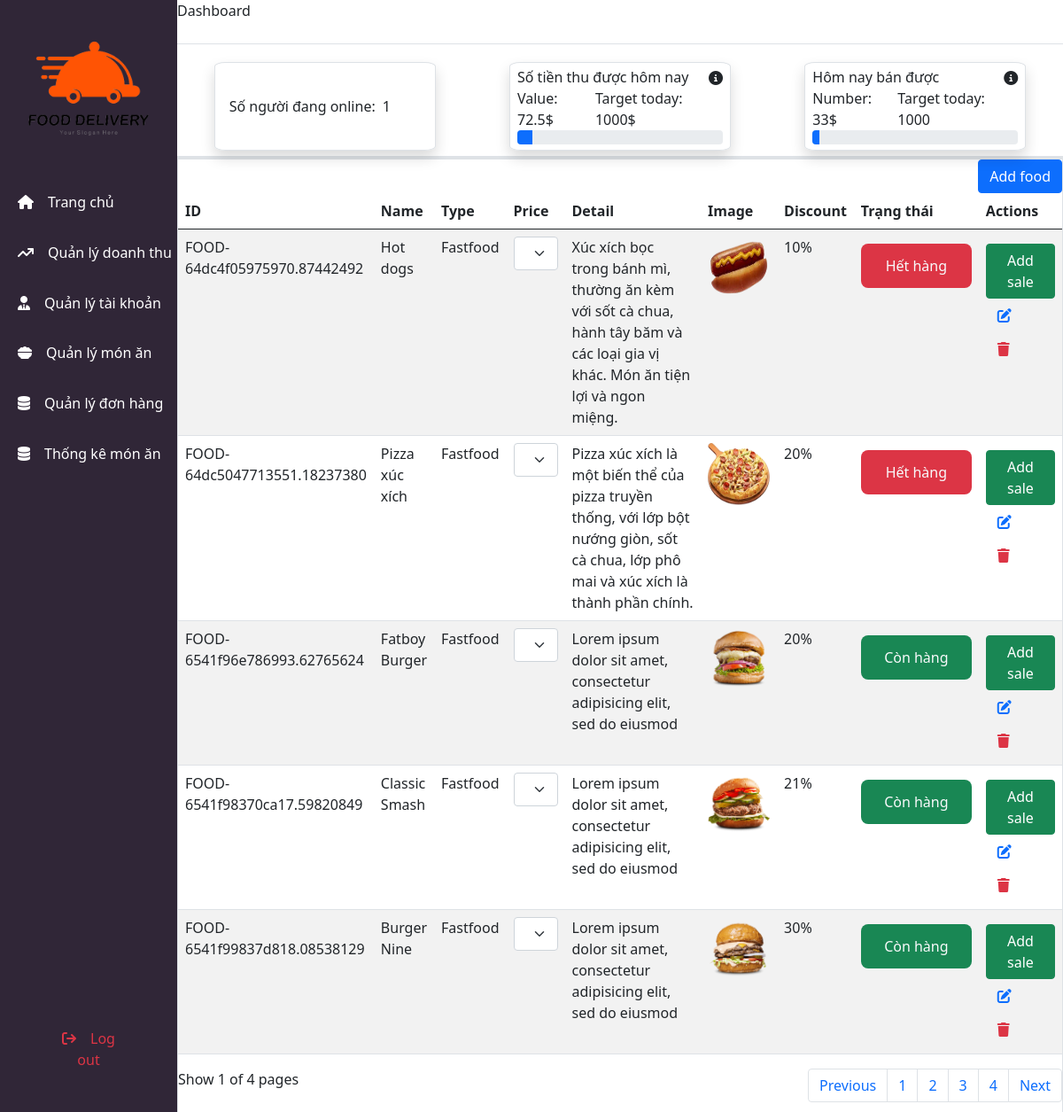
/component_old/foodadmin.php, run on the app's committed database.
### tables this page shows
CREATE TABLE `foods` (
  `id` varchar(300) NOT NULL,
  `name` varchar(50) NOT NULL,
  `type` varchar(20) NOT NULL,
  `price` double NOT NULL,
  `detail` varchar(500) NOT NULL,
  `image` text NOT NULL,
  `flavor` int(5) NOT NULL,
  `price_medium` double NOT NULL,
  `price_large` double NOT NULL,
  `state` tinyint(1) NOT NULL
);

### component_old/foodadmin.php (the view, shortened to what this page needs)
<?php
include('../database.php');
$cmd = "SELECT * FROM foods";
$result1 = $conn->query($cmd);
$totalRow = $result1->num_rows;
$itemPerPage = 5;
if (isset($_GET['page'])) {
    $page = $_GET['page'];
} else {
    $page = 1;
}
$start_from = ($page - 1) * 5;
$total_page = ceil($totalRow / $itemPerPage);
$prev_page = ($page == 1) ? $total_page : $page - 1;
$next_page = ($page == $total_page) ? 1 : $page + 1;
$select = "SELECT foods.*, IFNULL(salefood.discount, 0) AS discount
FROM foods
LEFT JOIN salefood ON salefood.foodid = foods.id
LIMIT $start_from, $itemPerPage
";
$result_food = $conn->query($select);
$day = date('d');
$active_user = "SELECT COUNT(DISTINCT session) AS unique_sessions FROM sessions;";
$result = $conn->query($active_user);
while ($row = $result->fetch_assoc()) {
    $number_active = $row['unique_sessions'];
}
$sales = "select SUM(totalPrice) as totalprice1 from salefigure where DAY(date) = $day";
$result1 = $conn->query($sales);
while ($row = $result1->fetch_assoc()) {
    $salesfigure = $row['totalprice1'];
    $salesfigure_formatted = number_format($salesfigure, 1);
}
$number = "select SUM(numberSold) as number from salefigure where DAY(date) = $day";
$result2 = $conn->query($number);
while ($row = $result2->fetch_assoc()) {
    $number_sold = $row['number'];
}
?>
<!DOCTYPE html>
<html lang="en">
<head>
    <link rel="stylesheet" href="../css/admin.css">
    <link rel="stylesheet" href="https://cdnjs.cloudflare.com/ajax/libs/font-awesome/6.4.2/css/all.min.css">
    <link href="https://cdn.jsdelivr.net/npm/bootstrap@5.0.2/dist/css/bootstrap.min.css" rel="stylesheet">
</head>
<body>
    <div class="container-fluid" style="height: 100vh;">
        <div class="row" style="height: 100%;">
            <div class="col-2 navbar-admin text-white" style="padding: 0; position: sticky; left: 0; top: 0; bottom: 0;">
                <div class="div1">
                    <div style="height: 200px; width: 100%;" class="d-flex justify-content-center">
                        <img style="height: 200px; width: 200px;" src="../public/logo.png" alt="...">
                    </div>
                    <div class="detailnav d-flex flex-column align-items-center" style="height: 340px; width: 100%;">
                        <div class="item home"><i class="fa-solid fa-house pe-3"></i> Trang chủ</div>
                        <div class="item revenue"><i class="fa-solid fa-arrow-trend-up pe-3"></i> Quản lý doanh thu</div>
                        <div class="item account"><i class="fa-solid fa-user-tie pe-3"></i> Quản lý tài khoản</div>
                        <div class="item food"><i class="fa-solid fa-bowl-food pe-3"></i> Quản lý món ăn</div>
                        <div class="item order"><i class="fa-solid fa-database pe-3"></i> Quản lý đơn hàng</div>
                        <div class="item data"><i class="fa-solid fa-database pe-3"></i> Thống kê món ăn</div>
                    </div>
                </div>
                <div class="div2" style="height: calc(100% - 540px); position: relative; width: 100%;">
                    <button class="btn text-danger" style="position: absolute; bottom: 40px; left: 50%; transform: translateX(-50%);"><i class="fa-solid fa-arrow-right-from-bracket me-3 text-danger"></i>Log out</button>
                </div>
            </div>
            <div class="col-10 detailadmin d-flex flex-column" style="padding: 0; position: relative; height:100%">
                <div class="header border-bottom border-3 d-flex flex-column" style="height: 180px; width: 100%; position:sticky; top: 0">
                    <div class="border-bottom border-1" style="height: 50px;">
                        Dashboard
                    </div>
                    <div class="divdashboard d-flex justify-content-around ">
                        <div class="divactiveuser divdash  border border-1 shadow" style="border-radius: 5%;">
                            <div class="d-flex align-content-center ps-3" style="height: 100%; width: 100%; flex-wrap: wrap;">Số người đang online: <span class="ps-2"><?php echo $number_active ?></span></div>
                        </div>
                        <div class="divrevenue divdash d-flex flex-column border border-1 justify-content-between shadow" style="border-radius: 5%;">
                            <div class="d-flex justify-content-between ps-2 pe-2 pt-1"><span>Số tiền thu được hôm nay</span><i class="fa-solid fa-circle-info" style="padding-top: 5px;"></i></div>
                            <div class="d-flex justify-content-between">
                                <span class="ps-2">Value: <?php echo $salesfigure_formatted ?>$</span>
                                <span class="pe-2">Target today: 1000$</span>
                            </div>
                            <div class="pb-3 ms-2 me-2">
                                <div class="progress " style="width: 100%; ">
                                    <div class="progress-bar" role="progressbar" style="width: <?php echo (($salesfigure * 100) / 1000) ?>%" aria-valuenow="<?php echo $salesfigure ?>" aria-valuemin="0" aria-valuemax="1000"></div>
                                </div>
                            </div>
                        </div>
                        <div class="divsales divdash border border-1 d-flex flex-column border border-1 justify-content-between shadow" style="border-radius: 5%;">
                            <div class="d-flex justify-content-between ps-2 pe-2 pt-1"><span>Hôm nay bán được</span><i class="fa-solid fa-circle-info" style="padding-top: 5px;"></i></div>
                            <div class="d-flex justify-content-between">
                                <span class="ps-2">Number: <?php echo $number_sold ?>$</span>
                                <span class="pe-2">Target today: 1000</span>
                            </div>
                            <div class="pb-3 ms-2 me-2">
                                <div class="progress " style="width: 100%; ">
                                    <div class="progress-bar" role="progressbar" style="width: <?php echo (($number_sold * 100) / 1000) ?>%" aria-valuenow="<?php echo $number_sold ?>" aria-valuemin="0" aria-valuemax="1000"></div>
                                </div>
                            </div>
                        </div>
                    </div>
                </div>
                <div class="" style="overflow-y: scroll;">
                    <div class="detailtable" style=" height:100%; width: 100%;">
                        <div class="table-responsive border border-1 table-food" style="width: 100%">
                            <div class="d-flex justify-content-end">
                                <div class=" btnAdd"><button class="btn btn-primary">Add food</button></div>
                            </div>
                            <table class="table table-striped">
                                <thead>
                                    <tr>
                                        <th scope="col">ID</th>
                                        <th scope="col">Name</th>
                                        <th scope="col">Type</th>
                                        <th scope="col">Price</th>
                                        <th scope="col">Detail</th>
                                        <th scope="col">Image</th>
                                        <th scope="col">Discount</th>
                                        <th scope="col">Trạng thái</th>
                                        <th scope="col" class="" style="width: 150px;">Actions</th>
                                    </tr>
                                </thead>
                                <tbody>
                                    <?php while ($row = $result_food->fetch_assoc()) : $idfood = uniqid();
                                        $foodId = $row['id']; ?>
                                        <tr>
                                            <td><?php echo $row['id']; ?></td>
                                            <td><?php echo $row['name']; ?></td>
                                            <td><?php echo $row['type']; ?></td>
                                            <td>
                                                <select class="form-select" name="" id="">
                                                    <option value="<?php echo $row['price']; ?>">Small: <?php echo $row['price']; ?> $</option>
                                                </select>
                                            </td>
                                            <td style="width: 300px;"><?php echo $row['detail']; ?></td>
                                            <td><img class="imgfood" src="../foodimage/<?php echo $row['image']; ?>" alt="Food Image"></td>
                                            <td><?php echo $row['discount'] ?>%</td>
                                            <td>
                                                <?php
                                                if ($row['state'] == 0) {
                                                ?>
                                                    <div class="bg-success mt-2 d-flex flex-wrap align-content-center justify-content-center text-light" style="height: 50px; width: 125px; border-radius: 8px;">Còn hàng</div>
                                                <?php
                                                } else if ($row['state'] == 1) {
                                                ?>
                                                    <div class="bg-danger mt-2 d-flex flex-wrap align-content-center justify-content-center text-light" style="height: 50px; width: 125px; border-radius: 8px;">Hết hàng</div>
                                                <?php
                                                }
                                                ?>
                                            </td>
                                            <td class="" style="height: 100%;">
                                                <button data-bs-toggle="modal" data-bs-target="#staticBackdrop<?php echo $idfood; ?>" class="btn btn-success btndetail mt-2" data-food-id-fake="<?php echo $idfood; ?>" data-food-id-real="<?php echo $row['id']; ?>">Add sale</button>
                                                <div class="d-flex" style="height: 100%; width: 100%; flex-wrap: wrap;">
                                                    <form method="GET" action="updateFoodForm.php">
                                                        <button type="submit" class="btn  btnUpdate" style="height: auto; width: auto;">
                                                            <i class="fa-solid fa-pen-to-square text-primary" style="height: 100%; width: 100%;"></i>
                                                        </button>
                                                    </form>
                                                    <form method="GET" action="deleteFood.php?action=delete">
                                                        <button type="submit" class="btn  btnDelete" style="height: auto; width: auto;">
                                                            <i class="fa-solid fa-trash text-danger" style="height: 100%; width: 100%;"></i>
                                                        </button>
                                                    </form>
                                                </div>
                                            </td>
                                        </tr>
                                    <?php endwhile; ?>
                                </tbody>
                            </table>
                            <div class="d-flex justify-content-between">
                                <span>Show <?php echo $page ?> of <?php echo $total_page ?> pages</span>
                                <nav aria-label="Page navigation example ">
                                    <ul class="pagination">
                                        <li class="page-item"><a class="page-link" href="foodadmin.php?page=<?php echo $prev_page; ?>">Previous</a></li>
                                        <?php
                                        for ($i = 1; $i <= $total_page; $i++) {
                                            echo '
                  <li class="page-item"><a class="page-link" href="foodadmin.php?page=' . $i . '">' . $i . '</a></li>
                  ';
                                        }
                                        ?>
                                        <li class="page-item"><a class="page-link" href="foodadmin.php?page=<?php echo $next_page; ?>">Next</a></li>
                                    </ul>
                                </nav>
                            </div>
                        </div>
                    </div>
                </div>
            </div>
        </div>
    </div>
</body>
</html>

### css/admin.css (style rules this page uses)
* { padding: 0; margin: 0; }
body { background-color: black; }
.navbar-admin { background-color: rgb(48, 38, 55); }
.item { height: 60px; width: 100%; cursor: pointer; display: flex; align-items: center; padding-left: 20px; }
.divdash { height: 100px; width: 250px; margin-top: 20px; }
.table-food { height: auto; width: 1200px; }
.imgfood { height: 70px; width: 70px; }

### data on the page
foods: id "FOOD-64dc4f05975970.87442492", name "Hot dogs", type "Fastfood", detail "Xúc xích bọc trong bánh mì, thường ăn kèm với sốt cà chua, hành tây băm và các loại gia vị khác. Món ăn tiện lợi và ngon miệng.", image (picture), discount "10", state "Hết hàng"
foods: id "FOOD-64dc5047713551.18237380", name "Pizza xúc xích", type "Fastfood", detail "Pizza xúc xích là một biến thể của pizza truyền thống, với lớp bột nướng giòn, sốt cà chua, lớp phô mai và xúc xích là thành phần chính.", image (picture), discount "20", state "Hết hàng"
foods: id "FOOD-6541f96e786993.62765624", name "Fatboy Burger", type "Fastfood", detail "Lorem ipsum dolor sit amet, consectetur adipisicing elit, sed do eiusmod", image (picture), discount "20", state "Còn hàng"
foods: id "FOOD-6541f98370ca17.59820849", name "Classic Smash", type "Fastfood", detail "Lorem ipsum dolor sit amet, consectetur adipisicing elit, sed do eiusmod", image (picture), discount "21", state "Còn hàng"
foods: id "FOOD-6541f99837d818.08538129", name "Burger Nine", type "Fastfood", detail "Lorem ipsum dolor sit amet, consectetur adipisicing elit, sed do eiusmod", image (picture), discount "30", state "Còn hàng"

### other printed values
$number_active "1"
$salesfigure_formatted "72.5"
$number_sold "33"
$page "1"
$total_page "4"
